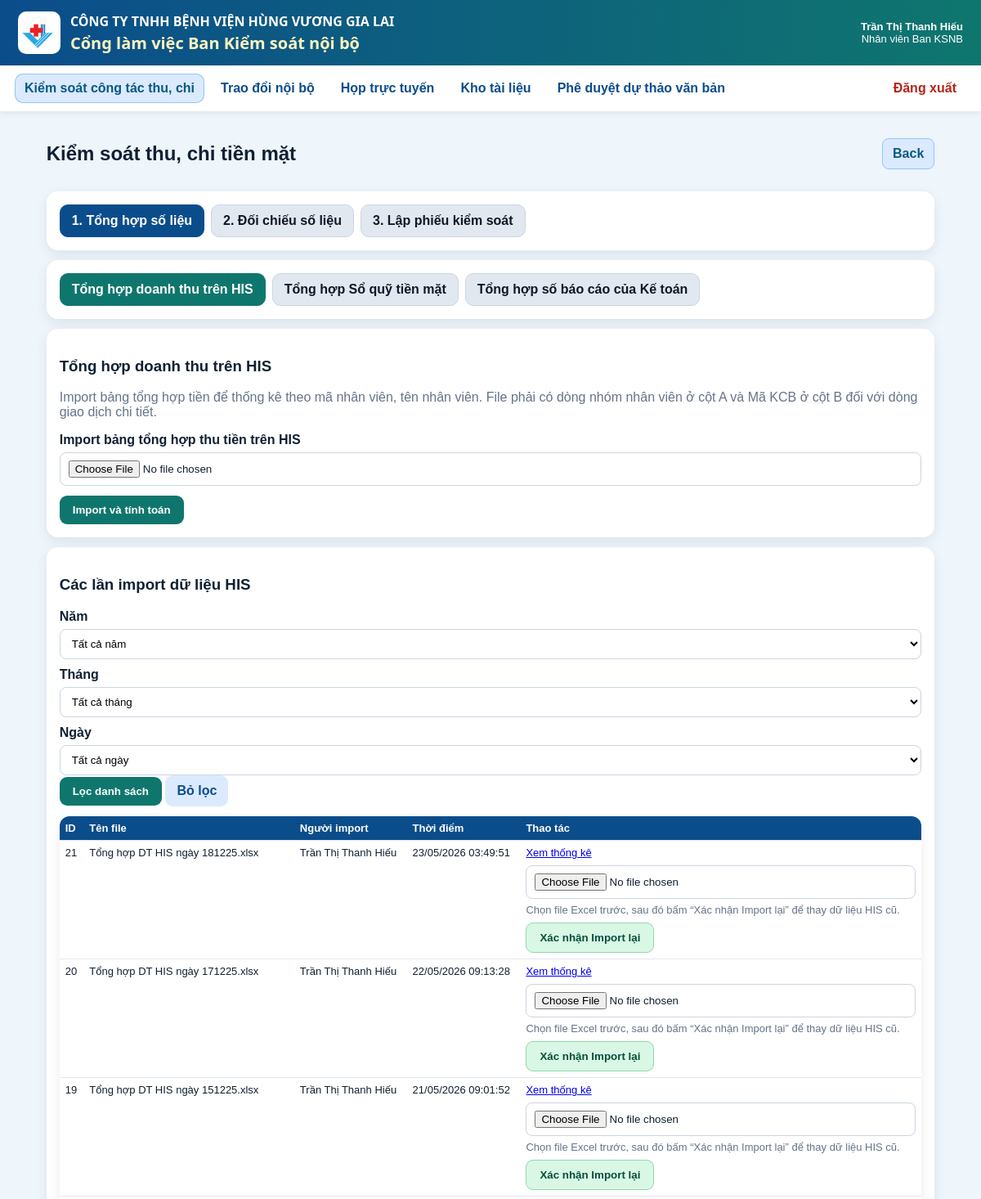
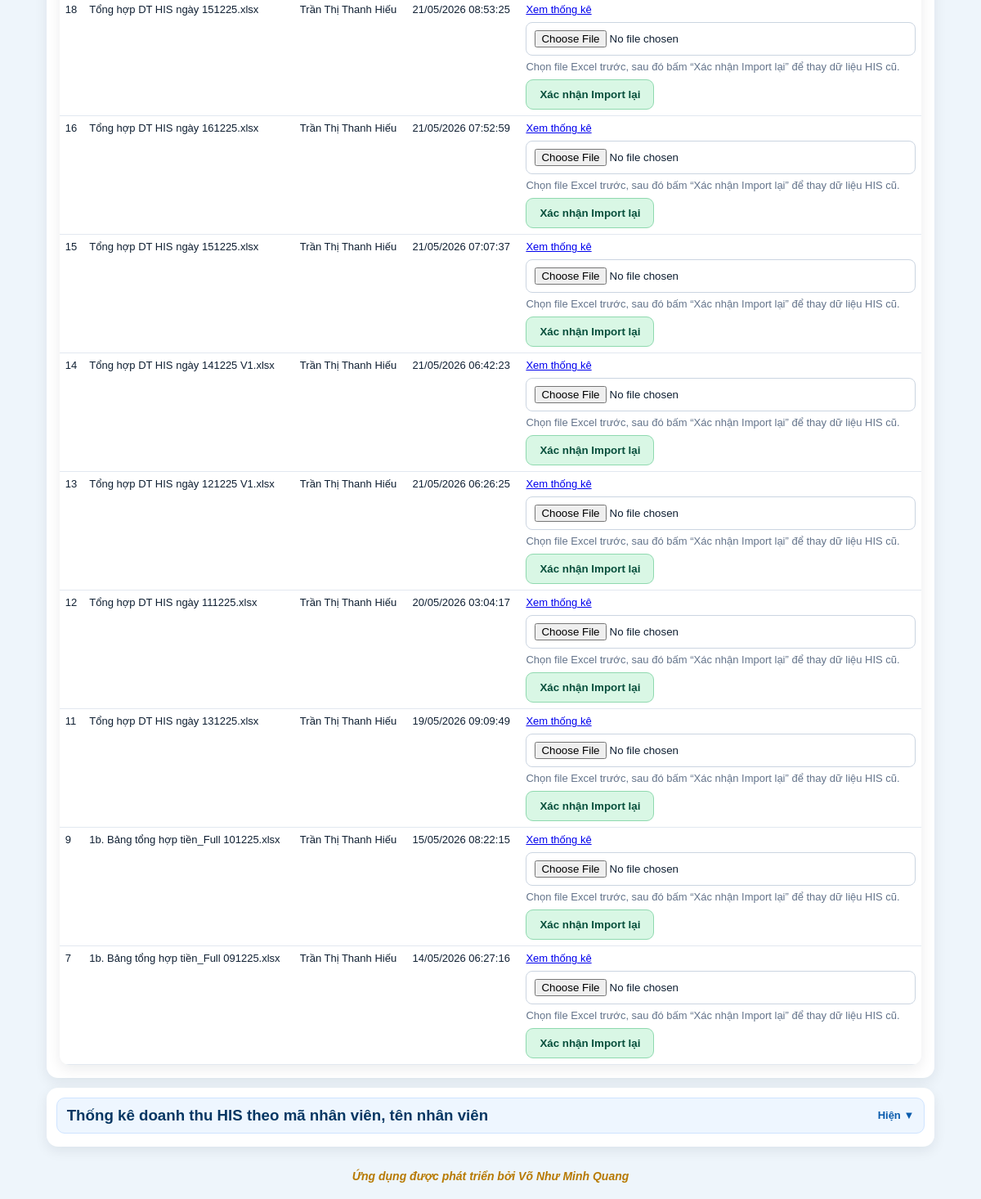
/cash-control/21?main_tab=summary&summary_tab=his (signed in), run on the app's committed database (2 pictures, top to bottom).
### app/models.py (models this page shows)
class Users(Base):
    __tablename__ = "users"
    id = Column(Integer, primary_key=True)
    username = Column(String, unique=True, nullable=False, index=True)
    full_name = Column(String, nullable=False)
    password_hash = Column(String, nullable=False)
    unit_code = Column(String, nullable=False, default="THANH_VIEN_TRUNG_TAP")
    role_code = Column(String, nullable=False, default="THANH_VIEN_TRUNG_TAP")
    position_title = Column(String, nullable=False, default="Thành viên trưng tập")
    is_active = Column(Integer, nullable=False, default=1)
    created_at = Column(String, nullable=False)
    status = column_property(
        case(
            (is_active == 1, "ACTIVE"),
            else_="LOCKED",
        )
    )

### tables this page shows
CREATE TABLE cash_control_batches (
                id INTEGER PRIMARY KEY AUTOINCREMENT,
                title TEXT NOT NULL,
                original_filename TEXT,
                report_date TEXT,
                created_by INTEGER NOT NULL,
                created_at TEXT NOT NULL DEFAULT CURRENT_TIMESTAMP,
                FOREIGN KEY(created_by) REFERENCES users(id)
            );

### app/routers/cash_control.py (the view)
@router.get("/{batch_id}")
def cash_control_detail(request: Request, batch_id: int):
    denied = require_cash_control_access(request)
    if denied:
        return denied
    if request.state.user.get("role_code") in BOARD_ROLES:
        return RedirectResponse("/cash-control?main_tab=voucher", status_code=303)
    active_main_tab = request.query_params.get("main_tab") or "summary"
    active_summary_tab = request.query_params.get("summary_tab") or "his"
    with get_conn() as conn:
        selected_batch = conn.execute(
            """
            SELECT b.*, u.full_name AS creator_name
            FROM cash_control_batches b
            JOIN users u ON u.id = b.created_by
            WHERE b.id = ?
            """,
            (batch_id,),
        ).fetchone()
        if not selected_batch:
            return RedirectResponse("/cash-control", status_code=303)
        batches = conn.execute(
            """
            SELECT b.*, u.full_name AS creator_name
            FROM cash_control_batches b
            JOIN users u ON u.id = b.created_by
            ORDER BY b.id DESC
            """
        ).fetchall()
        summaries = conn.execute(
            """
            SELECT *,
                   COALESCE(chuyen_khoan, 0) + COALESCE(qr, 0) + COALESCE(pos, 0) AS khong_bang_tien_mat
            FROM cash_control_employee_summaries
            WHERE batch_id = ?
            ORDER BY employee_code, employee_name
            """,
            (batch_id,),
        ).fetchall()
    summary_dicts = [dict(row) for row in summaries]
    totals = compute_totals(summary_dicts)
    totals.setdefault("patient_count", 0)
    totals.setdefault("txn_count", 0)
    totals.setdefault("khong_bang_tien_mat", 0)
    selected_cashbook_batch_id = query_int(request, "cashbook_batch_id")
    selected_accounting_batch_id = query_int(request, "accounting_batch_id")
    cashbook_context = load_cashbook_context(selected_cashbook_batch_id)
    accounting_context = load_accounting_context(selected_accounting_batch_id)
    reconcile_context = build_reconcile_context(
        totals,
        summary_dicts,
        cashbook_context,
        accounting_context,
        batch_id,
    )
    control_voucher_context = build_control_voucher_context(
        totals,
        cashbook_context,
        accounting_context,
    )
    signature_user_context = load_cash_control_signature_users()
    return templates.TemplateResponse(
        "cash_control_index.html",
        {
            "request": request,
            "user": request.state.user,
            "batches": batches,
            "selected_batch": selected_batch,
            "summaries": summary_dicts,
            "totals": totals,
            "error": None,
            "active_main_tab": active_main_tab,
            "active_summary_tab": active_summary_tab,
            "cash_control_revenue_items": CASH_CONTROL_REVENUE_ITEMS,
            "cash_control_expense_items": CASH_CONTROL_EXPENSE_ITEMS,
            "format_vn_sqlite_datetime": format_vn_sqlite_datetime,
            "selected_his_batch_id": batch_id,
            "selected_cashbook_batch_id": selected_cashbook_batch_id or (cashbook_context["selected_cashbook_batch"]["id"] if cashbook_context["selected_cashbook_batch"] else None),
            **cashbook_context,
            **accounting_context,
            **reconcile_context,
            **control_voucher_context,
            **signature_user_context,
        },
    )

### app/templates/cash_control_index.html (shortened to what this page needs)
{% extends 'base.html' %}
{% block content %}
<div class="page-head">
  <h2>Kiểm soát thu, chi tiền mặt</h2>
  <a class="secondary-link cash-control-ui-font cash-btn-back" href="javascript:history.back()">Back</a>
</div>
{% if user.role_code not in ['TONG_GIAM_DOC','PHO_TGD_THUONG_TRUC','PHO_TONG_GIAM_DOC'] %}
<div class="panel">
  <div class="cash-tabs">
    <a class="cash-tab cash-control-ui-font {% if active_main_tab == 'summary' %}active{% endif %}" href="/cash-control{% if selected_batch %}/{{ selected_batch.id }}{% endif %}?main_tab=summary&summary_tab={{ active_summary_tab or 'his' }}">1. Tổng hợp số liệu</a>
    <a class="cash-tab cash-control-ui-font {% if active_main_tab == 'reconcile' %}active{% endif %}" href="/cash-control{% if selected_batch %}/{{ selected_batch.id }}{% endif %}?main_tab=reconcile">2. Đối chiếu số liệu</a>
    <a class="cash-tab cash-control-ui-font {% if active_main_tab == 'voucher' %}active{% endif %}" href="/cash-control{% if selected_batch %}/{{ selected_batch.id }}{% endif %}?main_tab=voucher">3. Lập phiếu kiểm soát</a>
  </div>
</div>
{% endif %}
{% if active_main_tab == 'summary' %}
<div class="panel">
  <div class="cash-subtabs">
    <a class="cash-subtab cash-control-ui-font {% if active_summary_tab == 'his' %}active{% endif %}" href="/cash-control{% if selected_batch %}/{{ selected_batch.id }}{% endif %}?main_tab=summary&summary_tab=his">Tổng hợp doanh thu trên HIS</a>
    <a class="cash-subtab cash-control-ui-font {% if active_summary_tab == 'cashbook' %}active{% endif %}" href="/cash-control{% if selected_batch %}/{{ selected_batch.id }}{% endif %}?main_tab=summary&summary_tab=cashbook">Tổng hợp Sổ quỹ tiền mặt</a>
    <a class="cash-subtab cash-control-ui-font {% if active_summary_tab == 'accounting' %}active{% endif %}" href="/cash-control{% if selected_batch %}/{{ selected_batch.id }}{% endif %}?main_tab=summary&summary_tab=accounting">Tổng hợp số báo cáo của Kế toán</a>
  </div>
</div>
  {% if active_summary_tab == 'his' %}
  <div class="panel">
    <h3>Tổng hợp doanh thu trên HIS</h3>
    <p class="muted">
      Import bảng tổng hợp tiền để thống kê theo mã nhân viên, tên nhân viên.
      File phải có dòng nhóm nhân viên ở cột A và Mã KCB ở cột B đối với dòng giao dịch chi tiết.
    </p>
    <form method="post" action="/cash-control/import" enctype="multipart/form-data">
      <label>Import bảng tổng hợp thu tiền trên HIS</label>
      <input type="file" name="revenue_file" accept=".xlsx" required>
      <button class="primary cash-control-ui-font" type="submit" style="margin-top:12px;">Import và tính toán</button>
    </form>
  </div>
  <div class="panel">
    <h3>Các lần import dữ liệu HIS</h3>
    <form method="get" action="/cash-control" class="grid3" style="margin-bottom:12px;">
      <div>
        <label>Năm</label>
        <select name="his_import_year">
          <option value="">Tất cả năm</option>
        </select>
      </div>
      <div>
        <label>Tháng</label>
        <select name="his_import_month">
          <option value="">Tất cả tháng</option>
        </select>
      </div>
      <div>
        <label>Ngày</label>
        <select name="his_import_day">
          <option value="">Tất cả ngày</option>
        </select>
      </div>
      <div style="grid-column:1/-1;">
        <button class="primary cash-control-ui-font" type="submit">Lọc danh sách</button>
        <a class="secondary-link cash-control-ui-font" href="/cash-control?main_tab=summary&summary_tab=his">Bỏ lọc</a>
      </div>
    </form>
    <table class="table compact">
      <thead>
        <tr>
          <th>ID</th>
          <th>Tên file</th>
          <th>Người import</th>
          <th>Thời điểm</th>
          <th>Thao tác</th>
        </tr>
      </thead>
      <tbody>
        {% for b in batches %}
        <tr>
          <td>{{ b.id }}</td>
          <td>{{ b.original_filename }}</td>
          <td>{{ b.creator_name }}</td>
          <td>{{ format_vn_sqlite_datetime(b.created_at) }}</td>
          <td>
            <a href="/cash-control/{{ b.id }}?main_tab=summary&summary_tab=his">Xem thống kê</a>
            <form method="post" action="/cash-control/import/{{ b.id }}/replace" enctype="multipart/form-data" style="margin-top:8px;">
              <input type="file" name="revenue_file" accept=".xlsx" required>
              <div class="muted" style="margin-top:6px;">
                Chọn file Excel trước, sau đó bấm “Xác nhận Import lại” để thay dữ liệu HIS cũ.
              </div>
              <button class="secondary cash-control-ui-font cash-btn-confirm-import" type="submit" style="margin-top:8px;" onclick="return confirm('Bạn chắc chắn muốn import lại dữ liệu HIS? Dữ liệu cũ sẽ được thay bằng file mới.');">Xác nhận Import lại</button>
            </form>
          </td>
        </tr>
        {% else %}
        <tr><td colspan="5" class="empty">Chưa có dữ liệu import HIS.</td></tr>
        {% endfor %}
      </tbody>
    </table>
  </div>
  {% if selected_batch %}
  <div class="panel cash-collapsible-panel is-collapsed">
    <h3>Thống kê doanh thu HIS theo mã nhân viên, tên nhân viên</h3>
  </div>
  {% endif %}
  {% endif %}
{% endif %}
{% endblock %}

### app/templates/base.html (shortened to what this page needs)
<!doctype html>
<html lang="vi">
<head>
  <link rel="stylesheet" href="/static/style.css">
</head>
<body class="{% if not request.state.user %}auth-page{% endif %}">
  <header class="topbar">
    <div class="brandbox">
      <img class="brand-logo" src="/static/images/logo.png" alt="Logo">
      <div>
        <div class="company">CÔNG TY TNHH BỆNH VIỆN HÙNG VƯƠNG GIA LAI</div>
        <div class="app-title">Cổng làm việc Ban Kiểm soát nội bộ</div>
      </div>
    </div>
    {% if request.state.user %}
    <div class="userbox">
      <b>{{ request.state.user.full_name }}</b><br>
      <span>{{ request.state.user.position_title }}</span>
    </div>
    {% endif %}
  </header>
  {% if request.state.user %}
  {% set role_code = request.state.user.role_code %}
  {% set is_admin = role_code == 'ADMIN' %}
  {% set is_ksnb = role_code in ['TRUONG_BAN_KSNB', 'PHO_TRUONG_BAN_KSNB', 'NHAN_VIEN_KSNB'] %}
  {% set is_board = role_code in ['TONG_GIAM_DOC', 'PHO_TGD_THUONG_TRUC', 'PHO_TONG_GIAM_DOC'] %}
  <nav class="nav" id="mainNav" aria-label="Điều hướng chính">
    {% if is_admin or is_ksnb or is_board %}
    <a class="hvgl-nav-link {% if request.url.path.startswith('/revenue-control') or request.url.path.startswith('/vouchers') or request.url.path.startswith('/cash-control') or request.url.path.startswith('/control-statistics') %}is-active{% endif %}" href="/revenue-control" data-nav-key="revenue_control">
      <span class="hvgl-nav-text">Kiểm soát công tác thu, chi</span>
    </a>
    {% endif %}
    <a class="hvgl-nav-link {% if request.url.path.startswith('/chat') %}is-active{% endif %}" href="/chat" data-nav-key="chat">
      <span class="hvgl-nav-text">Trao đổi nội bộ</span>
    </a>
    <a class="hvgl-nav-link {% if request.url.path.startswith('/meetings') %}is-active{% endif %}" href="/meetings" data-nav-key="meetings">
      <span class="hvgl-nav-text">Họp trực tuyến</span>
    </a>
    {% if is_admin or is_ksnb %}
    <a class="hvgl-nav-link {% if request.url.path.startswith('/documents') %}is-active{% endif %}" href="/documents" data-nav-key="documents">
      <span class="hvgl-nav-text">Kho tài liệu</span>
    </a>
    {% endif %}
    {% if is_admin or is_ksnb or is_board %}
    <a class="hvgl-nav-link {% if request.url.path.startswith('/draft-approvals') or request.url.path.startswith('/draft-approval') %}is-active{% endif %}" href="/draft-approvals" data-nav-key="draft_approvals">
      <span class="hvgl-nav-text">Phê duyệt dự thảo văn bản</span>
    </a>
    {% endif %}
    <a class="logout" href="/logout">Đăng xuất</a>
  </nav>
  {% endif %}
  <main class="container">
    {% block content %}{% endblock %}
  </main>
  {% if request.state.user %}
  <footer class="app-footer">
    Ứng dụng được phát triển bởi Võ Như Minh Quang
  </footer>
  {% endif %}
</body>
</html>

### data on the page
Users: state.user.full_name "Trần Thị Thanh Hiếu", state.user.position_title "Nhân viên Ban KSNB"
cash_control_batches: id "21", original_filename "Tổng hợp DT HIS ngày 181225.xlsx", creator_name "Trần Thị Thanh Hiếu", created_at "23/05/2026 03:49:51"
cash_control_batches: id "20", original_filename "Tổng hợp DT HIS ngày 171225.xlsx", creator_name "Trần Thị Thanh Hiếu", created_at "22/05/2026 09:13:28"
cash_control_batches: id "19", original_filename "Tổng hợp DT HIS ngày 151225.xlsx", creator_name "Trần Thị Thanh Hiếu", created_at "21/05/2026 09:01:52"
cash_control_batches: id "18", original_filename "Tổng hợp DT HIS ngày 151225.xlsx", creator_name "Trần Thị Thanh Hiếu", created_at "21/05/2026 08:53:25"
cash_control_batches: id "16", original_filename "Tổng hợp DT HIS ngày 161225.xlsx", creator_name "Trần Thị Thanh Hiếu", created_at "21/05/2026 07:52:59"
cash_control_batches: id "15", original_filename "Tổng hợp DT HIS ngày 151225.xlsx", creator_name "Trần Thị Thanh Hiếu", created_at "21/05/2026 07:07:37"
cash_control_batches: id "14", original_filename "Tổng hợp DT HIS ngày 141225 V1.xlsx", creator_name "Trần Thị Thanh Hiếu", created_at "21/05/2026 06:42:23"
cash_control_batches: id "13", original_filename "Tổng hợp DT HIS ngày 121225 V1.xlsx", creator_name "Trần Thị Thanh Hiếu", created_at "21/05/2026 06:26:25"
cash_control_batches: id "12", original_filename "Tổng hợp DT HIS ngày 111225.xlsx", creator_name "Trần Thị Thanh Hiếu", created_at "20/05/2026 03:04:17"
cash_control_batches: id "11", original_filename "Tổng hợp DT HIS ngày 131225.xlsx", creator_name "Trần Thị Thanh Hiếu", created_at "19/05/2026 09:09:49"
cash_control_batches: id "9", original_filename "1b. Bảng tổng hợp tiền_Full 101225.xlsx", creator_name "Trần Thị Thanh Hiếu", created_at "15/05/2026 08:22:15"
cash_control_batches: id "7", original_filename "1b. Bảng tổng hợp tiền_Full 091225.xlsx", creator_name "Trần Thị Thanh Hiếu", created_at "14/05/2026 06:27:16"
